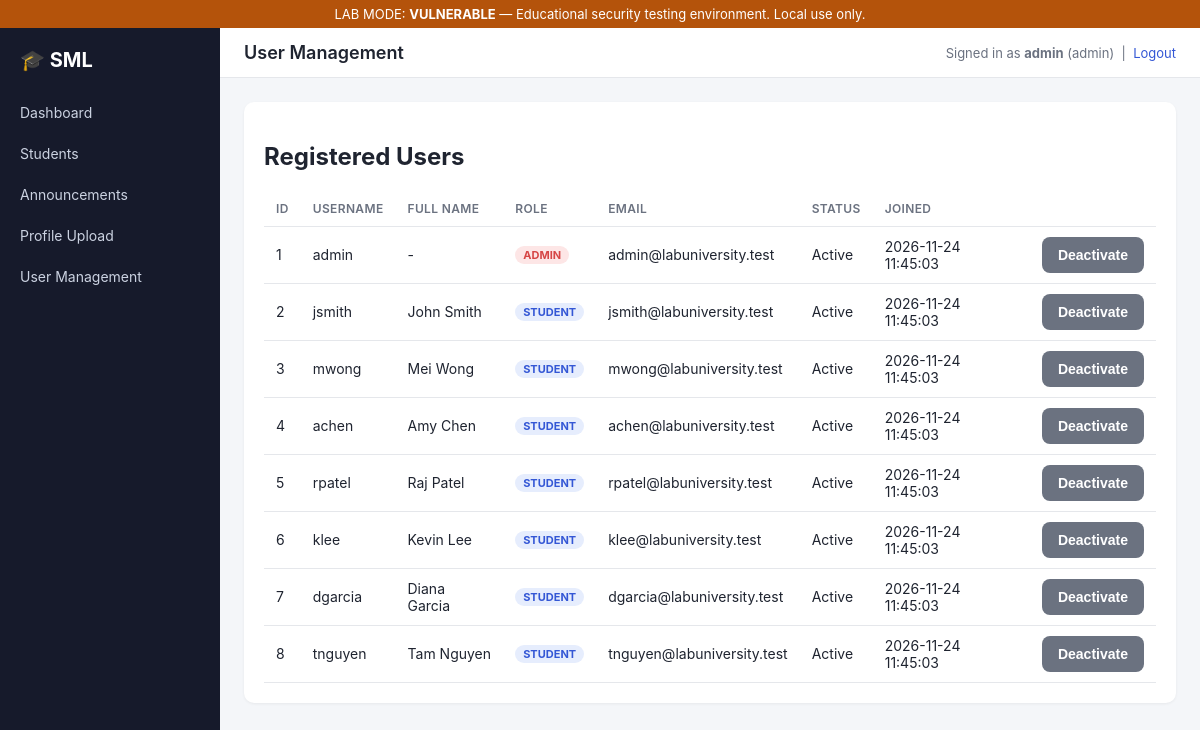
/admin_users.php (signed in), run on the app's committed database.
### tables this page shows
CREATE TABLE IF NOT EXISTS users (
  id INT AUTO_INCREMENT PRIMARY KEY,
  username VARCHAR(64) NOT NULL UNIQUE,
  password_hash VARCHAR(255) NOT NULL,  
  plain_password VARCHAR(255) NULL,     
  role ENUM('admin', 'student') NOT NULL DEFAULT 'student',
  email VARCHAR(128) NULL,
  is_active TINYINT(1) NOT NULL DEFAULT 1,
  failed_login_attempts INT NOT NULL DEFAULT 0,
  created_at TIMESTAMP DEFAULT CURRENT_TIMESTAMP,
  updated_at TIMESTAMP DEFAULT CURRENT_TIMESTAMP ON UPDATE CURRENT_TIMESTAMP
);

CREATE TABLE IF NOT EXISTS students (
  id INT AUTO_INCREMENT PRIMARY KEY,
  user_id INT NULL,
  student_code VARCHAR(20) NOT NULL UNIQUE,
  full_name VARCHAR(128) NOT NULL,
  date_of_birth DATE NULL,
  gender VARCHAR(20) NULL,
  phone VARCHAR(30) NULL,
  address VARCHAR(255) NULL,
  major VARCHAR(100) NULL,
  enrollment_year INT NULL,
  profile_image VARCHAR(255) NULL,
  gpa DECIMAL(3,2) NULL,
  created_at TIMESTAMP DEFAULT CURRENT_TIMESTAMP,
  FOREIGN KEY (user_id) REFERENCES users(id) ON DELETE SET NULL
);

### includes/db.php (called while the page is built, shortened)
<?php
function get_pdo(): PDO
{
    static $pdo = null;
    $host = getenv('DB_HOST') ?: '127.0.0.1';
    $name = getenv('DB_NAME') ?: 'student_management_lab';
    $user = getenv('DB_USER') ?: 'labapp_user';
    $pass = getenv('DB_PASSWORD') ?: '';
    $dsn = "mysql:host={$host};dbname={$name};charset=utf8mb4";
    try {
        $pdo = new PDO($dsn, $user, $pass, [
            PDO::ATTR_ERRMODE => PDO::ERRMODE_EXCEPTION,
            PDO::ATTR_DEFAULT_FETCH_MODE => PDO::FETCH_ASSOC,
            PDO::ATTR_EMULATE_PREPARES => false,
        ]);
    } catch (PDOException $e) {
        http_response_code(500);
        error_log('DB connection error: ' . $e->getMessage());
        die('Database connection failed. Please check server logs / docker-compose status.');
    }
    return $pdo;
}
function app_mode(): string
{
    $mode = getenv('APP_MODE') ?: 'vulnerable';
    return in_array($mode, ['vulnerable', 'secure'], true) ? $mode : 'vulnerable';
}

### includes/auth.php (called while the page is built, shortened)
<?php
require_once __DIR__ . '/db.php';
function h(string $s): string
{
    return htmlspecialchars($s, ENT_QUOTES, 'UTF-8');
}

### public/admin_users.php (the view, shortened to what this page needs)
<?php
require_once __DIR__ . '/../includes/auth.php';
$user = require_admin();
$pdo = get_pdo();
$users = $pdo->query(
    'SELECT u.id, u.username, u.role, u.email, u.is_active, u.created_at, s.full_name
     FROM users u LEFT JOIN students s ON s.user_id = u.id
     ORDER BY u.id'
)->fetchAll();
$pageTitle = 'User Management';
require __DIR__ . '/../includes/header.php';
?>
<div class="card">
  <h2>Registered Users</h2>
  <div class="table-wrap">
    <table>
      <thead><tr><th>ID</th><th>Username</th><th>Full Name</th><th>Role</th><th>Email</th><th>Status</th><th>Joined</th><th></th></tr></thead>
      <tbody>
        <?php foreach ($users as $u): ?>
        <tr>
          <td><?= (int)$u['id'] ?></td>
          <td><?= h($u['username']) ?></td>
          <td><?= h($u['full_name'] ?? '-') ?></td>
          <td><span class="badge badge-<?= h($u['role']) ?>"><?= h($u['role']) ?></span></td>
          <td><?= h($u['email'] ?? '') ?></td>
          <td><?= $u['is_active'] ? 'Active' : 'Inactive' ?></td>
          <td><?= h($u['created_at']) ?></td>
          <td>
            <form method="post" action="admin_users.php" style="display:inline">
              <button type="submit" class="btn-secondary"><?= $u['is_active'] ? 'Deactivate' : 'Activate' ?></button>
            </form>
          </td>
        </tr>
        <?php endforeach; ?>
      </tbody>
    </table>
  </div>
</div>
<?php require __DIR__ . '/../includes/footer.php'; ?>

### includes/header.php (shortened to what this page needs)
<?php
$pageTitle = $pageTitle ?? 'Student Management Lab';
$mode = app_mode();
?>
<!DOCTYPE html>
<html lang="en">
<head>
<link rel="stylesheet" href="assets/style.css">
</head>
<body>
<div class="mode-banner mode-<?= h($mode) ?>">
  LAB MODE: <strong><?= strtoupper(h($mode)) ?></strong>
  &mdash; Educational security testing environment. Local use only.
</div>
<div class="layout">
  <?php if (!empty($user)): ?>
  <aside class="sidebar">
    <div class="brand">🎓 SML</div>
    <nav>
      <a href="dashboard.php">Dashboard</a>
      <a href="students.php">Students</a>
      <a href="announcements.php">Announcements</a>
      <a href="upload.php">Profile Upload</a>
      <?php if (($user['role'] ?? '') === 'admin'): ?>
      <a href="admin_users.php">User Management</a>
      <?php endif; ?>
    </nav>
  </aside>
  <?php endif; ?>
  <div class="main">
    <?php if (!empty($user)): ?>
    <header class="topbar">
      <div class="topbar-title"><?= h($pageTitle) ?></div>
      <div class="topbar-user">
        Signed in as <strong><?= h($user['username']) ?></strong> (<?= h($user['role']) ?>)
        &nbsp;|&nbsp; <a href="logout.php">Logout</a>
      </div>
    </header>
    <?php endif; ?>
    <main class="content">

### includes/footer.php
    </main>
  </div>
</div>
</body>
</html>

### public/assets/style.css (style rules this page uses)
:root { --bg:#f4f6f9; --surface:#ffffff; --text:#1f2430; --muted:#6b7280; --primary:#3457d5; --primary-dark:#263e9e; --border:#e5e7eb; --danger:#d64545; --success:#2f9e5b; --warn:#b4530b; --sidebar-bg:#161a2b; --sidebar-text:#cbd2e1; --sidebar-active:#3457d5; --radius:10px; }
* { box-sizing:border-box }
body { margin:0; font-family:-apple-system,BlinkMacSystemFont,"Segoe UI",Roboto,Helvetica,Arial,sans-serif; background:var(--bg); color:var(--text); }
a { color:var(--primary); text-decoration:none }
.mode-banner { text-align:center; padding:6px 10px; font-size:13px; color:#fff; }
.mode-vulnerable { background:#b4530b; }
.layout { display:flex; min-height:100vh; }
.sidebar { width:220px; background:var(--sidebar-bg); color:var(--sidebar-text); padding:20px 0; flex-shrink:0; }
.brand { font-size:20px; font-weight:700; padding:0 20px 20px; color:#fff; }
.sidebar nav { display:flex; flex-direction:column; }
.sidebar nav a { color:var(--sidebar-text); padding:12px 20px; font-size:14px; }
.main { flex:1; min-width:0; display:flex; flex-direction:column; }
.topbar { background:var(--surface); border-bottom:1px solid var(--border); padding:14px 24px; display:flex; justify-content:space-between; align-items:center; }
.topbar-title { font-size:18px; font-weight:600; }
.topbar-user { font-size:13px; color:var(--muted); }
.content { padding:24px; flex:1; }
.card { background:var(--surface); border-radius:var(--radius); padding:20px; box-shadow:0 1px 3px rgba(0,0,0,.06); margin-bottom:20px; }
table { width:100%; border-collapse:collapse; }
table th, table td { text-align:left; padding:10px 12px; border-bottom:1px solid var(--border); font-size:14px; }
table th { color:var(--muted); font-weight:600; font-size:12px; text-transform:uppercase; letter-spacing:.03em; }
.table-wrap { overflow-x:auto; }
button, .btn { display:inline-block; background:var(--primary); color:#fff; border:none; padding:10px 16px; border-radius:8px; font-size:14px; cursor:pointer; font-weight:600; }
.btn-secondary { background:var(--muted); }
.badge { display:inline-block; padding:2px 8px; border-radius:999px; font-size:11px; font-weight:700; text-transform:uppercase; }
.badge-admin { background:#fde6e6; color:var(--danger); }
.badge-student { background:#e6edfd; color:var(--primary); }

### data on the page
users: username "admin", role "admin", id "1", full_name "-", role "ADMIN", email "admin@labuniversity.test", is_active "Active", created_at "2026-11-24 11:45:03"
students: user "2", user.username "jsmith", full_name "John Smith", user.role "STUDENT", user.email "jsmith@labuniversity.test", user.created_at "2026-11-24 11:45:03"
students: user "3", user.username "mwong", full_name "Mei Wong", user.role "STUDENT", user.email "mwong@labuniversity.test", user.created_at "2026-11-24 11:45:03"
students: user "4", user.username "achen", full_name "Amy Chen", user.role "STUDENT", user.email "achen@labuniversity.test", user.created_at "2026-11-24 11:45:03"
students: user "5", user.username "rpatel", full_name "Raj Patel", user.role "STUDENT", user.email "rpatel@labuniversity.test", user.created_at "2026-11-24 11:45:03"
students: user "6", user.username "klee", full_name "Kevin Lee", user.role "STUDENT", user.email "klee@labuniversity.test", user.created_at "2026-11-24 11:45:03"
students: user "7", user.username "dgarcia", full_name "Diana Garcia", user.role "STUDENT", user.email "dgarcia@labuniversity.test", user.created_at "2026-11-24 11:45:03"
students: user "8", user.username "tnguyen", full_name "Tam Nguyen", user.role "STUDENT", user.email "tnguyen@labuniversity.test", user.created_at "2026-11-24 11:45:03"

### other printed values
$mode "VULNERABLE"
$pageTitle "User Management"
